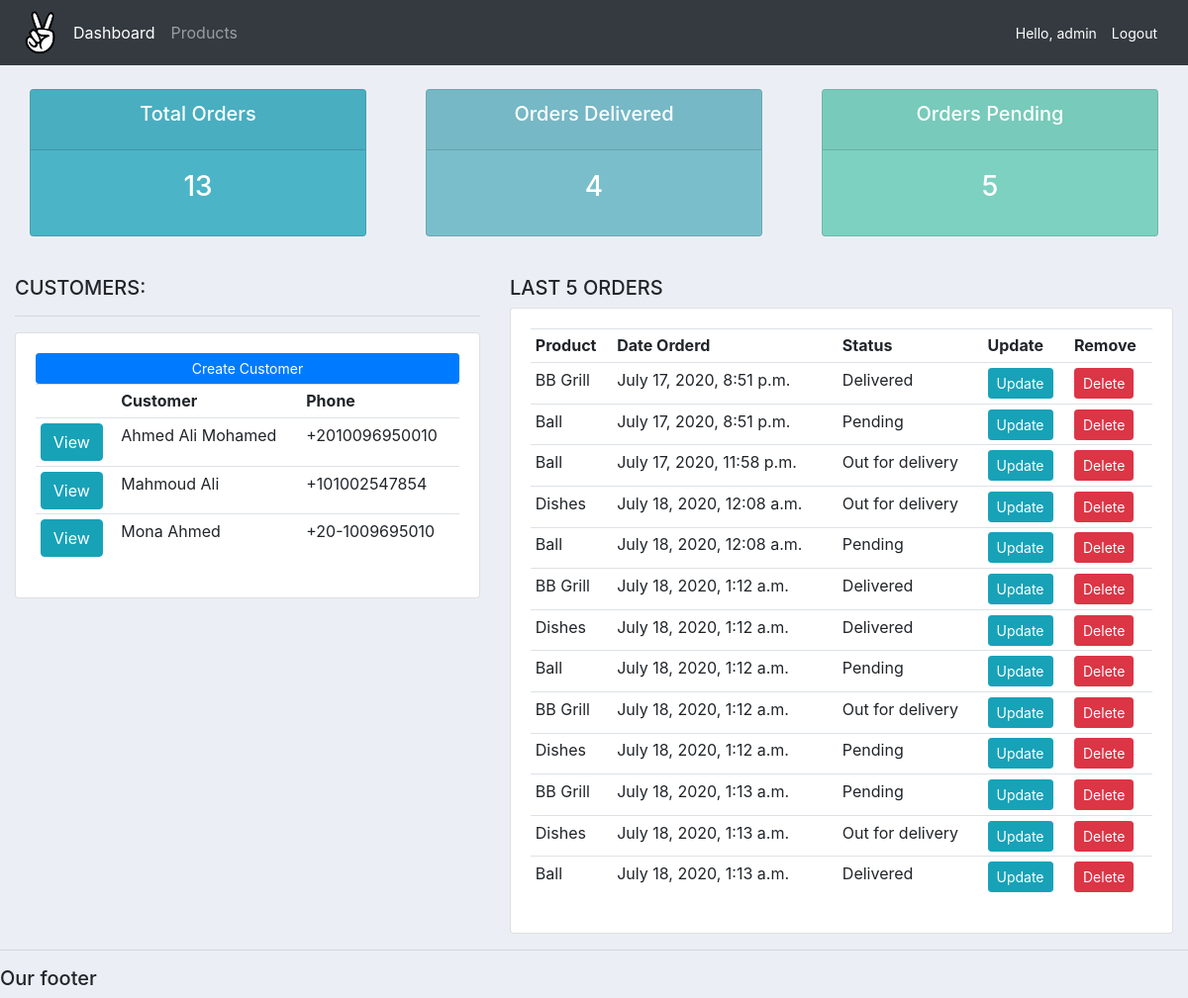
The app's page / (signed in) with its own data.
### accounts/models.py (models this page shows, shortened)
class Customer(models.Model):
    user = models.OneToOneField(User, null=True, blank=True, on_delete=models.CASCADE)
    name = models.CharField(max_length=200,null=True)
    phone = models.CharField(max_length=200,null=True)
    email = models.CharField(max_length=200,null=True)
    address = models.CharField(max_length=200,null=True)
    profile_pic = models.ImageField(default="dprofile.png", null=True, blank=True)
    date_created = models.DateTimeField(auto_now_add=True,null=True)

class Order(models.Model):
    STATUS = (
        ('Pending','Pending'),
        ('Out for delivery','Out for delivery'),
        ('Delivered','Delivered'),
    )
    customer = models.ForeignKey(Customer,null=True,on_delete=models.SET_NULL)
    product = models.ForeignKey(Product,null=True,on_delete=models.SET_NULL)
    date_created = models.DateTimeField(auto_now_add=True,null=True)
    status = models.CharField(max_length=200,null=True,choices=STATUS)
    note = models.CharField(max_length=1000,null=True)

class Product(models.Model):
    CATEGORY = (
        ('Indoor','Indoor'),
        ('Out Door','Out Door'),
    )
    name = models.CharField(max_length=200,null=True)
    price = models.FloatField(null=True)
    category = models.CharField(max_length=200,null=True,choices=CATEGORY)
    decription = models.CharField(max_length=200,null=True,blank=True)
    date_created = models.DateTimeField(auto_now_add=True,null=True)
    tag = models.ManyToManyField(Tag)
    def __str__(self):
        return self.name

### accounts/decorators.py (the view)
    def wrapper_func(request, *args, **kwargs):
        group = None
        if request.user.groups.exists():
            group = request.user.groups.all()[0].name
        if group == 'customer':
            return redirect('user-page')
        if group == 'admin':
            return view_func(request, *args, **kwargs)

### accounts/views.py (called while the page is built)
@login_required(login_url='login')
@admin_only
def home(request):
	orders = Order.objects.all()
	customers = Customer.objects.all()
	total_customers = customers.count()
	total_orders = orders.count()
	delivered = orders.filter(status='Delivered').count()
	pending = orders.filter(status='Pending').count()
	context = {'orders':orders,
    'customers':customers,
	'total_orders':total_orders,
    'delivered':delivered,
	'pending':pending }
	return render(request, 'accounts/dashboard.html', context)

### accounts/templates/accounts/dashboard.html
{%  extends 'accounts/main.html' %}
{% block content %}
{%  include 'accounts/status.html' %}
<br>
<div class="row">
	<div class="col-md-5">
		<h5>CUSTOMERS:</h5>
		<hr>
		<div class="card card-body">
			<a class="btn btn-primary  btn-sm btn-block" href="">Create Customer</a>
			<table class="table table-sm">
				<tr>
					<th></th>
					<th>Customer</th>
					<th>Phone</th>
				</tr>
				{% for customer in customers %}
					<tr>
						<td><a class="btn btn-smal btn-info" href="{% url 'customer' customer.id %}">View</a></td>
						<td>{{ customer.name }}</td>
						<td>{{ customer.phone }}</td>
					</tr>
				{% endfor %}
			</table>
		</div>
	</div>
	<div class="col-md-7">
		<h5>LAST 5 ORDERS</h5>
		<div class="card card-body">
			<table class="table table-sm">
				<tr>
					<th>Product</th>
					<th>Date Orderd</th>
					<th>Status</th>
					<th>Update</th>
					<th>Remove</th>
				</tr>
				{% for order in orders %}
					<tr>
						<td>{{ order.product }}</td>
						<td>{{ order.date_created }}</td>
						<td>{{ order.status }}</td>
						<td><a class="btn btn-sm btn-info" href="{% url 'update_order' order.id %}">Update</a></td>
						<td><a class="btn btn-sm btn-danger" href="{% url 'delete_order' order.id %}">Delete</a></td>
					</tr>
				{% endfor %}
			</table>
		</div>
	</div>
</div>
{% endblock %}

### accounts/templates/accounts/main.html (shortened to what this page needs)
{% load static %}
<!DOCTYPE html>
<html>
<head>
	<link rel="stylesheet" href="https://stackpath.bootstrapcdn.com/bootstrap/4.3.1/css/bootstrap.min.css">
    <link rel="stylesheet" type="text/css" href="{% static '/css/main.css' %}">
</head>
<body>
	{%  include 'accounts/navbar.html' %}
	<div class="container-fluid">
	{% block content %}
	{% endblock %}
    </div>
	<hr>
	<h5>Our footer</h5>
</body>
</html>

### accounts/templates/accounts/navbar.html (shortened to what this page needs)
{% load static %}
<nav class="navbar navbar-expand-lg navbar-dark bg-dark">
    <img src="{% static 'images/logo.png' %}" width="50" height="50" style="margin: 0; padding:0;">
    <div class="collapse navbar-collapse" id="navbarNav">
      <ul class="navbar-nav">
        {% if request.user.is_staff %}
        <li class="nav-item active">
          <a class="nav-link" href="{% url 'home' %}">Dashboard</a>
        </li>
        <li class="nav-item">
          <a class="nav-link" href="{% url 'products' %}">Products</a>
        </li>
        {% else %}
        <li class="nav-item">
          <a class="nav-link" href="{% url 'account' %}">Settings</a>
        </li>
        {% endif %}
      </ul>
    </div>
    <span class="hello-msg">Hello, {{ request.user }} </span>
    <span><a class="hello-msg" href="{% url 'logout' %}">Logout</a></span>
  </nav>

### accounts/templates/accounts/status.html
<br>
<div class="row">
	<div class="col">
		<div class="col-md">
			<div class="card text-center text-white  mb-3" id="total-orders">
			  	<div class="card-header">
			  		<h5 class="card-title">Total Orders</h5>
			  	</div>
			  	<div class="card-body">
			    	<h3 class="card-title">{{total_orders}}</h3>
			  	</div>
			</div>
		</div>
	</div>
	<div class="col">
		<div class="col-md">
			<div class="card text-center text-white  mb-3" id="orders-delivered">
			  	<div class="card-header">
			  		<h5 class="card-title">Orders Delivered</h5>
			  	</div>
			  	<div class="card-body">
			    	<h3 class="card-title">{{delivered}}</h3>
			  	</div>
			</div>
		</div>
	</div>
	<div class="col">
		<div class="col-md">
			<div class="card text-center text-white  mb-3" id="orders-pending">
			  	<div class="card-header">
			  		<h5 class="card-title">Orders Pending</h5>
			  	</div>
			  	<div class="card-body">
			    	<h3 class="card-title">{{pending}}</h3>
			  	</div>
			</div>
		</div>
	</div>
</div>

### static/css/main.css (style rules this page uses)
body { background-color: #ebeff5; }
#total-orders { background-color: #4cb4c7; }
#orders-delivered { background-color: #7abecc; }
#orders-pending { background-color: #7CD1C0; }

### accounts/templates/accounts/navbar.html (style rules this page uses)
.hello-msg { font-size: 14px; color: #fff; margin-right: 15px; }

### records on screen
Customer: name "Ahmed Ali Mohamed", phone "+2010096950010"
Customer: name "Mahmoud Ali", phone "+101002547854"
Customer: name "Mona Ahmed", phone "+20-1009695010"
Order: product "BB Grill", date_created "July 17, 2020, 8:51 p.m.", status "Delivered"
Order: product "Ball", date_created "July 17, 2020, 8:51 p.m.", status "Pending"
Order: product "Ball", date_created "July 17, 2020, 11:58 p.m.", status "Out for delivery"
Order: product "Dishes", date_created "July 18, 2020, 12:08 a.m.", status "Out for delivery"
Order: product "Ball", date_created "July 18, 2020, 12:08 a.m.", status "Pending"
Order: product "BB Grill", date_created "July 18, 2020, 1:12 a.m.", status "Delivered"
Order: product "Dishes", date_created "July 18, 2020, 1:12 a.m.", status "Delivered"
Order: product "Ball", date_created "July 18, 2020, 1:12 a.m.", status "Pending"
Order: product "BB Grill", date_created "July 18, 2020, 1:12 a.m.", status "Out for delivery"
Order: product "Dishes", date_created "July 18, 2020, 1:12 a.m.", status "Pending"
Order: product "BB Grill", date_created "July 18, 2020, 1:13 a.m.", status "Pending"
Order: product "Dishes", date_created "July 18, 2020, 1:13 a.m.", status "Out for delivery"
Order: product "Ball", date_created "July 18, 2020, 1:13 a.m.", status "Delivered"

### other values on screen
{{ request.user }} "admin"
{{ total_orders }} "13"
{{ delivered }} "4"
{{ pending }} "5"
